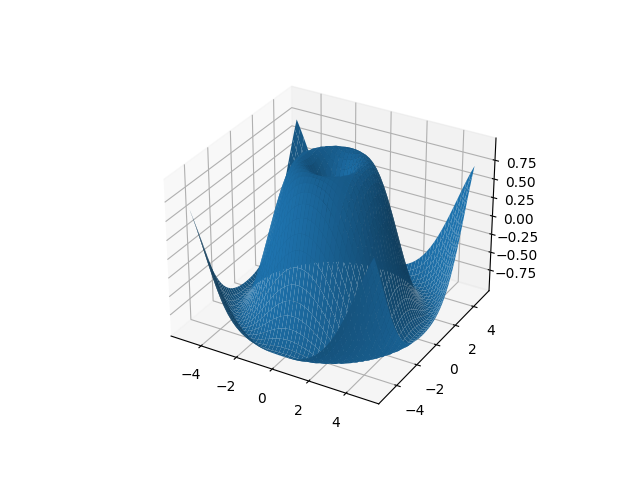

Write the Python code that produced this figure.
import numpy as np
import matplotlib.pyplot as plt
from mpl_toolkits.mplot3d import Axes3D

# create X-Y meshgrid
x = np.linspace(-5, 5, 50)
y = np.linspace(-5, 5, 50)
X, Y = np.meshgrid(x, y)

# create Z data
Z = np.sin(np.sqrt(X**2 + Y**2))

# create a figure and an axis
fig = plt.figure()
ax = fig.add_subplot(111, projection='3d')

# plot the surface
ax.plot_surface(X, Y, Z)

# show the plot
plt.show()
